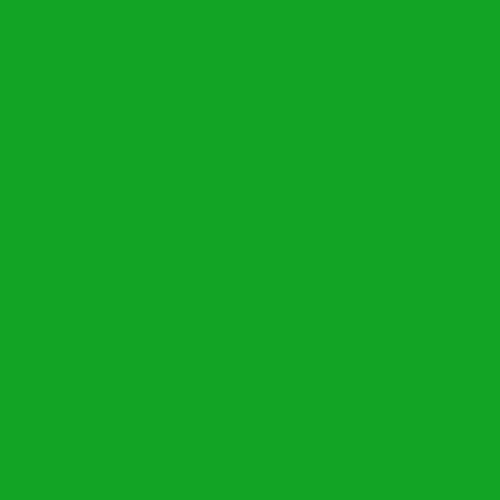
Frame 1 (no input)
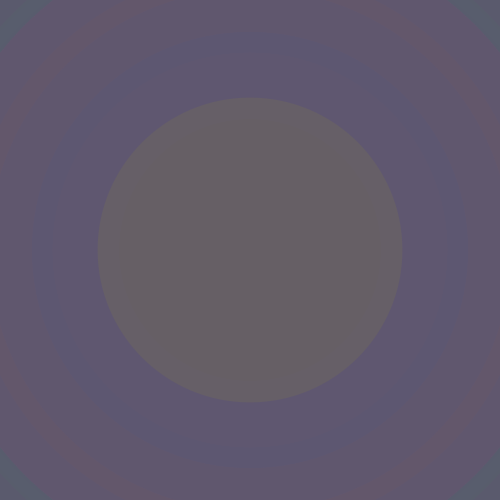
Frame 60 (the mouse pressed at the canvas centre just before this capture)
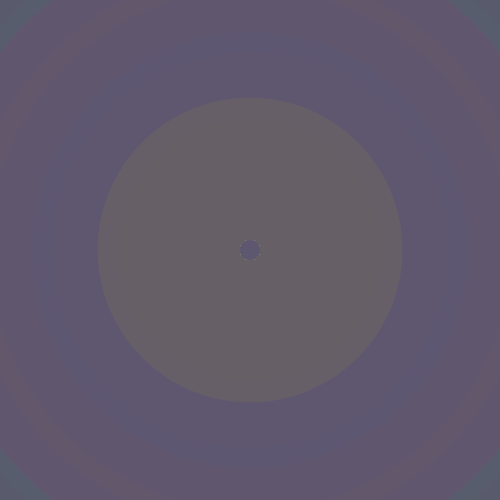
Frame 120 (the mouse held since frame 60 and released just before this capture)

The Processing sketch that drew these frames (run headless with seeded random() and noise(); from frame 60 on, the mouse is pressed at the canvas centre):

// Processing sketch: processing_104292
// ── processing_104292.pde

int counter;

void setup() {  //setup function called initially, only once
  size(500,500);
  background(48395);  //set background white
  colorMode(HSB);   //set colors to Hue, Saturation, Brightness mode
  counter = 0;
}

void draw() {  //draw function loops 
  counter++;
  noStroke();
  fill(random(255),100,123,60);
  
  if(mousePressed == true) { //add some interaction
    ellipse(mouseX, mouseY, 20, 20);
  }
  else {
    ellipse(width/2, height/2, 1000*sin(counter), 1000*sin(counter));
  }
}
